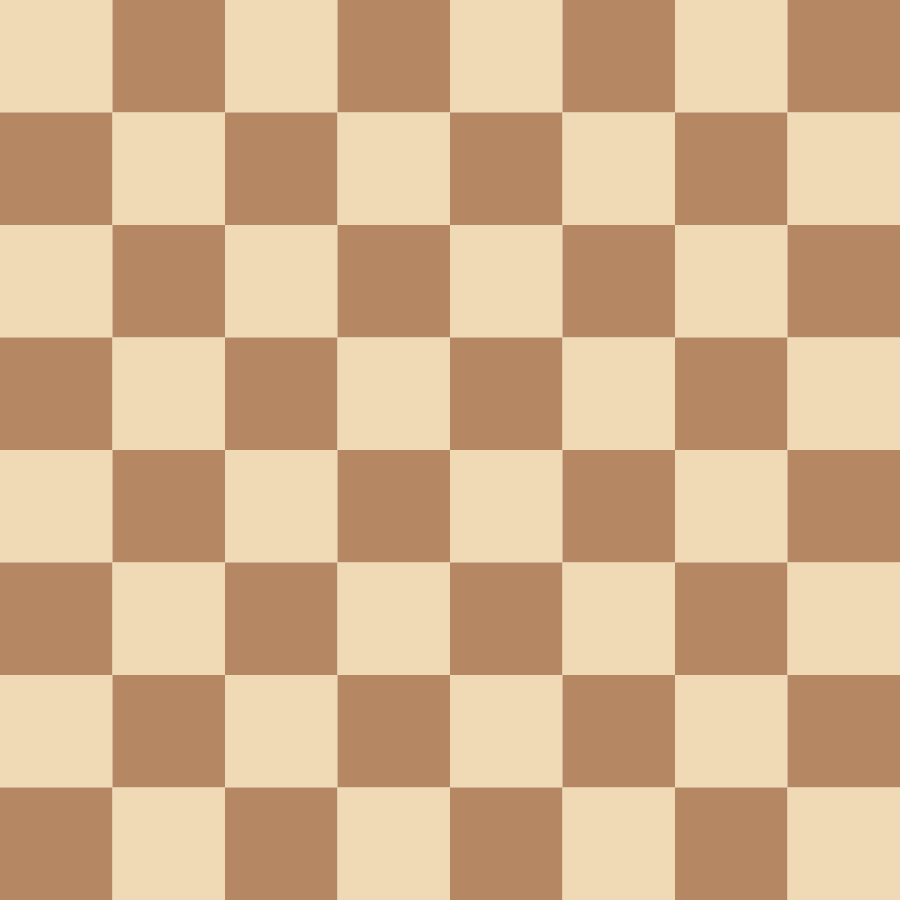
Frame 1 (no input)
Frame 2 (the mouse pressed at the canvas centre, redrawn once): identical to frame 1, image omitted

The p5.js sketch that drew this single still picture (run headless with seeded random() and noise() and a simulated clock; the mouse was pressed at the canvas centre and the sketch redrawn once):

// p5.js sketch
// ── sketch.js
function setup() {
  const s = min(windowWidth, windowHeight) * 0.9;
  createCanvas(s, s);
  noLoop(); // Static pattern
  function windowResized() {
    const s = min(windowWidth, windowHeight) * 0.9;
    resizeCanvas(s, s);
    redraw();
  }
}

function draw() {
  background(240);

  // Chess board setup - fills entire canvas
  let squareSize = min(width, height) / 8;
  let startX = 0;
  let startY = 0;
  noStroke();

  // Nested loops to create the chessboard grid
  // Outer loop for columns (i represents column index)
  for (let i = 0; i < 8; i++) {
    // Inner loop for rows (j represents row index)
    for (let j = 0; j < 8; j++) {
      // Calculate x and y position using responsive positioning
      let x = startX + i * squareSize;
      let y = startY + j * squareSize;

      // Conditional logic to alternate colors
      // If sum of indices is even, use light color; if odd, use dark color
      if ((i + j) % 2 === 0) {
        fill(240, 217, 181); // Light square
      } else {
        fill(181, 136, 99); // Dark square
      }

      // Draw the square
      rect(x, y, squareSize, squareSize);
    }
  }
}
